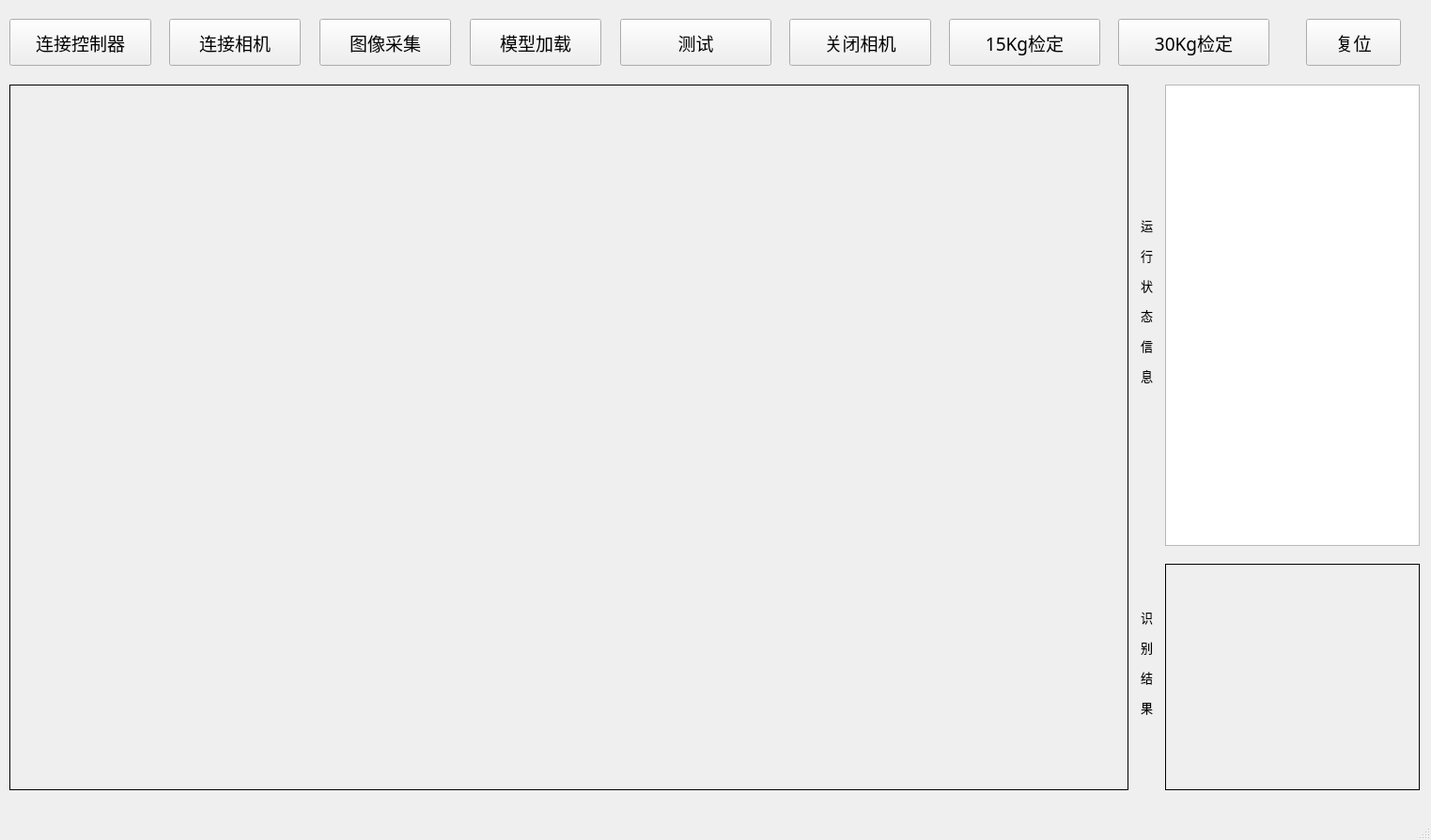
<?xml version="1.0" encoding="UTF-8"?>
<ui version="4.0">
 <class>MainWindow</class>
 <widget class="QMainWindow" name="MainWindow">
  <property name="geometry">
   <rect>
    <x>0</x>
    <y>0</y>
    <width>1523</width>
    <height>894</height>
   </rect>
  </property>
  <property name="windowTitle">
   <string>电子秤自动检定系统</string>
  </property>
  <widget class="QWidget" name="centralwidget">
   <widget class="QPushButton" name="Camera_Connect">
    <property name="enabled">
     <bool>true</bool>
    </property>
    <property name="geometry">
     <rect>
      <x>180</x>
      <y>20</y>
      <width>140</width>
      <height>50</height>
     </rect>
    </property>
    <property name="font">
     <font>
      <family>Adobe 宋体 Std L</family>
      <pointsize>14</pointsize>
     </font>
    </property>
    <property name="text">
     <string>连接相机</string>
    </property>
   </widget>
   <widget class="QLabel" name="Image_Show">
    <property name="geometry">
     <rect>
      <x>10</x>
      <y>90</y>
      <width>1191</width>
      <height>751</height>
     </rect>
    </property>
    <property name="frameShape">
     <enum>QFrame::Box</enum>
    </property>
    <property name="text">
     <string/>
    </property>
   </widget>
   <widget class="QPushButton" name="Camera_Gather">
    <property name="geometry">
     <rect>
      <x>340</x>
      <y>20</y>
      <width>140</width>
      <height>50</height>
     </rect>
    </property>
    <property name="font">
     <font>
      <family>Adobe 宋体 Std L</family>
      <pointsize>14</pointsize>
     </font>
    </property>
    <property name="text">
     <string>图像采集</string>
    </property>
   </widget>
   <widget class="QPushButton" name="test">
    <property name="geometry">
     <rect>
      <x>660</x>
      <y>20</y>
      <width>161</width>
      <height>50</height>
     </rect>
    </property>
    <property name="font">
     <font>
      <family>Adobe 宋体 Std L</family>
      <pointsize>14</pointsize>
     </font>
    </property>
    <property name="text">
     <string>测试</string>
    </property>
   </widget>
   <widget class="QPushButton" name="Camera_Close">
    <property name="geometry">
     <rect>
      <x>840</x>
      <y>20</y>
      <width>151</width>
      <height>50</height>
     </rect>
    </property>
    <property name="font">
     <font>
      <family>Adobe 宋体 Std L</family>
      <pointsize>14</pointsize>
     </font>
    </property>
    <property name="text">
     <string>关闭相机</string>
    </property>
   </widget>
   <widget class="QPushButton" name="Model_Load">
    <property name="geometry">
     <rect>
      <x>500</x>
      <y>20</y>
      <width>140</width>
      <height>50</height>
     </rect>
    </property>
    <property name="font">
     <font>
      <family>Adobe 宋体 Std L</family>
      <pointsize>14</pointsize>
     </font>
    </property>
    <property name="text">
     <string>模型加载</string>
    </property>
   </widget>
   <widget class="QTextEdit" name="event_message">
    <property name="geometry">
     <rect>
      <x>1240</x>
      <y>90</y>
      <width>271</width>
      <height>491</height>
     </rect>
    </property>
   </widget>
   <widget class="QLabel" name="label">
    <property name="geometry">
     <rect>
      <x>1200</x>
      <y>150</y>
      <width>41</width>
      <height>341</height>
     </rect>
    </property>
    <property name="font">
     <font>
      <family>Adobe 宋体 Std L</family>
      <pointsize>14</pointsize>
     </font>
    </property>
    <property name="layoutDirection">
     <enum>Qt::LeftToRight</enum>
    </property>
    <property name="text">
     <string>&lt;html&gt;&lt;head/&gt;&lt;body&gt;&lt;p align=&quot;center&quot;&gt;&lt;span style=&quot; font-size:10pt;&quot;&gt;运&lt;/span&gt;&lt;/p&gt;&lt;p align=&quot;center&quot;&gt;&lt;span style=&quot; font-size:10pt;&quot;&gt;行&lt;/span&gt;&lt;/p&gt;&lt;p align=&quot;center&quot;&gt;&lt;span style=&quot; font-size:10pt;&quot;&gt;状&lt;/span&gt;&lt;/p&gt;&lt;p align=&quot;center&quot;&gt;&lt;span style=&quot; font-size:10pt;&quot;&gt;态&lt;/span&gt;&lt;/p&gt;&lt;p align=&quot;center&quot;&gt;&lt;span style=&quot; font-size:10pt;&quot;&gt;信&lt;/span&gt;&lt;/p&gt;&lt;p align=&quot;center&quot;&gt;&lt;span style=&quot; font-size:10pt;&quot;&gt;息&lt;/span&gt;&lt;/p&gt;&lt;/body&gt;&lt;/html&gt;</string>
    </property>
   </widget>
   <widget class="QLabel" name="label_2">
    <property name="geometry">
     <rect>
      <x>1200</x>
      <y>630</y>
      <width>41</width>
      <height>151</height>
     </rect>
    </property>
    <property name="font">
     <font>
      <family>Adobe 宋体 Std L</family>
      <pointsize>14</pointsize>
     </font>
    </property>
    <property name="text">
     <string>&lt;html&gt;&lt;head/&gt;&lt;body&gt;&lt;p align=&quot;center&quot;&gt;&lt;span style=&quot; font-size:10pt;&quot;&gt;识&lt;/span&gt;&lt;/p&gt;&lt;p align=&quot;center&quot;&gt;&lt;span style=&quot; font-size:10pt;&quot;&gt;别&lt;/span&gt;&lt;/p&gt;&lt;p align=&quot;center&quot;&gt;&lt;span style=&quot; font-size:10pt;&quot;&gt;结&lt;/span&gt;&lt;/p&gt;&lt;p align=&quot;center&quot;&gt;&lt;span style=&quot; font-size:10pt;&quot;&gt;果&lt;/span&gt;&lt;/p&gt;&lt;/body&gt;&lt;/html&gt;</string>
    </property>
   </widget>
   <widget class="QPushButton" name="Controller_Experiment_15kg">
    <property name="enabled">
     <bool>true</bool>
    </property>
    <property name="geometry">
     <rect>
      <x>1010</x>
      <y>20</y>
      <width>161</width>
      <height>50</height>
     </rect>
    </property>
    <property name="font">
     <font>
      <family>Adobe 宋体 Std L</family>
      <pointsize>14</pointsize>
     </font>
    </property>
    <property name="text">
     <string>15Kg检定</string>
    </property>
   </widget>
   <widget class="QPushButton" name="Controller_Connect">
    <property name="enabled">
     <bool>true</bool>
    </property>
    <property name="geometry">
     <rect>
      <x>10</x>
      <y>20</y>
      <width>151</width>
      <height>50</height>
     </rect>
    </property>
    <property name="font">
     <font>
      <family>Adobe 宋体 Std L</family>
      <pointsize>14</pointsize>
     </font>
    </property>
    <property name="text">
     <string>连接控制器</string>
    </property>
   </widget>
   <widget class="QPushButton" name="restart">
    <property name="geometry">
     <rect>
      <x>1390</x>
      <y>20</y>
      <width>101</width>
      <height>50</height>
     </rect>
    </property>
    <property name="font">
     <font>
      <family>Adobe 宋体 Std L</family>
      <pointsize>14</pointsize>
     </font>
    </property>
    <property name="text">
     <string>复位</string>
    </property>
   </widget>
   <widget class="QLabel" name="result_image">
    <property name="geometry">
     <rect>
      <x>1240</x>
      <y>600</y>
      <width>271</width>
      <height>241</height>
     </rect>
    </property>
    <property name="font">
     <font>
      <family>Adobe 宋体 Std L</family>
      <pointsize>14</pointsize>
     </font>
    </property>
    <property name="frameShape">
     <enum>QFrame::Box</enum>
    </property>
    <property name="text">
     <string>&lt;html&gt;&lt;head/&gt;&lt;body&gt;&lt;p align=&quot;center&quot;&gt;&lt;br/&gt;&lt;/p&gt;&lt;/body&gt;&lt;/html&gt;</string>
    </property>
   </widget>
   <widget class="QPushButton" name="Controller_Experiment_20kg">
    <property name="enabled">
     <bool>true</bool>
    </property>
    <property name="geometry">
     <rect>
      <x>1190</x>
      <y>20</y>
      <width>161</width>
      <height>50</height>
     </rect>
    </property>
    <property name="font">
     <font>
      <family>Adobe 宋体 Std L</family>
      <pointsize>14</pointsize>
     </font>
    </property>
    <property name="text">
     <string>30Kg检定</string>
    </property>
   </widget>
  </widget>
  <widget class="QMenuBar" name="menubar">
   <property name="geometry">
    <rect>
     <x>0</x>
     <y>0</y>
     <width>1523</width>
     <height>26</height>
    </rect>
   </property>
  </widget>
  <widget class="QStatusBar" name="statusbar"/>
 </widget>
 <resources/>
 <connections/>
</ui>
